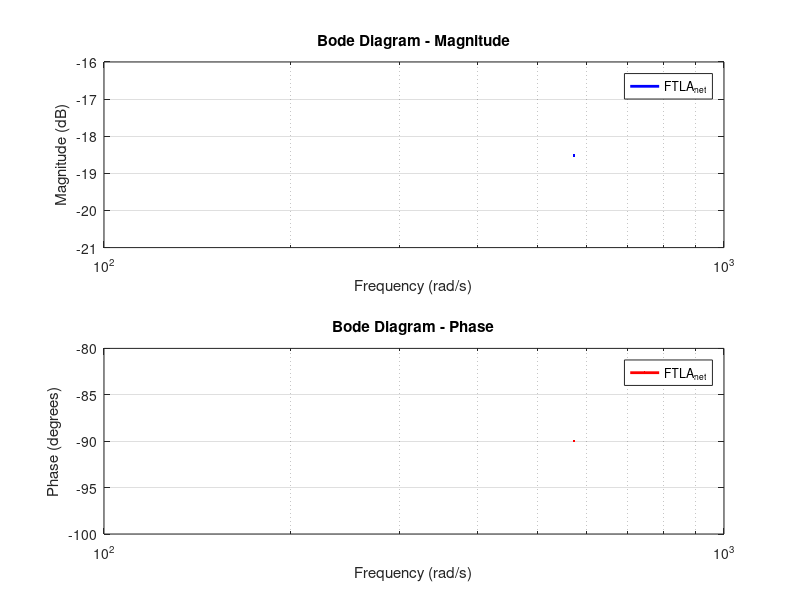
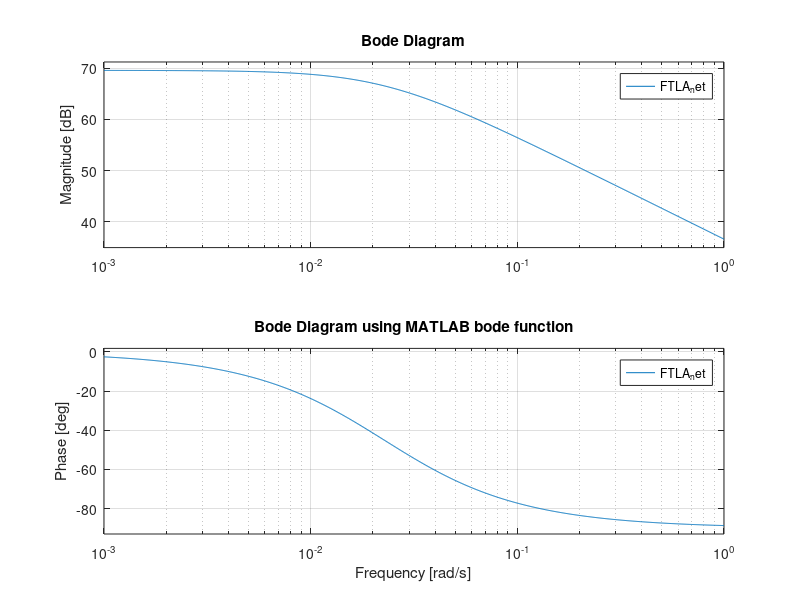

Write MATLAB code to recreate these figures, in order. (Note: this script raises an error after producing the figures.)
% Parameters from the first image
V_in = 48;          % Bus voltage [V]
R_a = 0.016;        % Armature resistance [Ω]
v_t = 18;            % armature voltage
i_a = 100;           % armature current [A]
i_f = 1.6 ;           %  field current [A]
V_trip = 1;         % Triangular peak value [V]

% Armature mutual inductance [H]
L_a = (v_t - R_a*i_a )/ 70 * v_t * 2*pi/60 * i_f


% Controller gains
k_i = 1;            % Current sensor gain
kia = 1;            % Current controller gain (?)
kpwm = 1/V_trip;    % PWM gain

% Transfer function G_id(s) = i_a(s)/d(s) = V_in / (R_a + s*L_a)
% Create the transfer function
numerator = V_in;
denominator = [L_a, R_a];
G_id = tf(numerator, denominator);

% Open-loop transfer function FTLA
FTLA_net = k_i * kpwm * G_id;

% Create frequency vector (adjust range as needed)
%omega = logspace(0, 5, 1000); % 10^0 to 10^5 rad/s
omega = 10 * 180/pi;

% Calculate magnitude and phase
[mag, phase] = bode(FTLA_net, omega);
fprintf('Na frequência ωc = %.2f rad/s:\n', omega);

fprintf('  |FTLA(ω)| = %.4f\n', mag);
fprintf('  ∠FTLA(ω) = %.2f°\n', phase);

% Convert to dB for magnitude plot
mag_dB = 20*log10(mag);
fprintf('  |FTLA(ω)| = %.4f\n', mag_dB);

phase_NC = (phase)* 180/pi;
fprintf('  ∠FTLA(ω)| = %.4f \n', phase_NC);


% Create Bode plot
figure;

% Magnitude plot
subplot(2,1,1);
semilogx(omega, mag_dB, 'b', 'LineWidth', 2);
grid on;
xlabel('Frequency (rad/s)');
ylabel('Magnitude (dB)');
title('Bode Diagram - Magnitude');
legend('FTLA_{net}');

% Phase plot
subplot(2,1,2);
semilogx(omega, phase, 'r', 'LineWidth', 2);
grid on;
xlabel('Frequency (rad/s)');
ylabel('Phase (degrees)');
title('Bode Diagram - Phase');
legend('FTLA_{net}');

% Alternative: Use MATLAB's built-in bode plot
figure;
bode(FTLA_net);
grid on;
title('Bode Diagram using MATLAB bode function');

% Display transfer function information
disp('Transfer Function G_id(s):');
disp(G_id);
disp('Open-loop Transfer Function FTLA_net(s):');
disp(FTLA_net);
disp(['DC Gain: ', num2str(dcgain(FTLA_net))]);
disp(['Crossover Frequency: ', num2str(bandwidth(FTLA_net)), ' rad/s']);



%%%%%%%%%%%%%%%%%%%%%%%%%%%%%%%%
%%
%%
% closed loop current
%%
%%
%%%%%%%%%%%%%%%%%%%%%%%%%%%%%%%%
J = 0.018;              % Momento de inércia [kg·m²]
fs = 1.66e4;
fci_ = fs/10;

k_i = 1;                % sensor de corrente
kia = 1;                % controlador de corrente
kpwm = 1/V_trip;        % Ganho PWM

%% MALHA DE CORRENTE - Projeto do Controlador PI
fprintf('=== PROJETO DO CONTROLADOR PI PARA MALHA DE CORRENTE ===\n');

% Frequências de projeto
f_i = 1.66e4;           % Frequência do conversor [Hz]
f_u = f_i / 10;         % Frequência de cruzamento [Hz]
w_d = 2 * pi * f_u;     % Frequência angular de cruzamento [rad/s]

fprintf('Frequência de cruzamento: f_u = %.2f Hz\n', f_u);
fprintf('Frequência angular de cruzamento: w_d = %.2f rad/s\n', w_d);

% Margem de fase desejada
M_p = 60 * pi/180;      % 60 graus em radianos
fprintf('Margem de fase desejada: M_p = %.2f graus, %.2f rad/s\n', M_p*180/pi, M_p);

% Função de transferência da planta de corrente
G_id = tf(V_in, [L_a, R_a]);
fprintf('\nFunção de transferência G_id(s):\n');
disp(G_id);

% FTLA inicial (malha aberta sem compensador)
FTLA_int = k_i * kpwm * G_id;
fprintf('FTLA inicial (sem compensador):\n');
disp(FTLA_int);

% Avaliar FTLA_int na frequência w_d
[mag_wd, phase_wd] = bode(FTLA_int, w_d);
mag_wd = squeeze(mag_wd);
phase_wd = squeeze(phase_wd);

fprintf('\nNa frequência w_d = %.2f rad/s:\n', w_d);
fprintf('|FTLA_int(w_d)| = %.4f\n', mag_wd);
fprintf('arg(FTLA_int(w_d)) = %.2f graus\n', phase_wd);

angPI = (M_p - pi - phase_wd*pi/180)*180/pi

% Cálculo do zero do compensador 
w_z = w_d/tan(M_p - pi/2 - phase_wd* pi/180); % Fase necessária do compensador

tau_z = 1/w_z;

k_ci = w_d/(sqrt(w_z^2 + w_d^2)*(mag_wd))
fprintf('Frequência do zero do compensador: w_z = %.2f rad/s\n', w_z);


% Controlador PI: C_i(s) = k_ci * (s + w_z) / s
C_i = k_ci * tf([1, w_z], [1, 0]);

fprintf('\nControlador PI C_i(s):\n');
disp(C_i);

% FTLA com compensador
FTLA_comp = FTLA_int * C_i;

% Malha fechada de corrente
G_cl_current = feedback(FTLA_comp, 1);
fprintf('Função de transferência de malha fechada de corrente:\n');
disp(G_cl_current);

%%  MALHA DE VELOCIDADE
fprintf('\n=== MALHA DE VELOCIDADE ===\n');

% Função de transferência da planta de velocidade
% G_n(w) = (30/pi) * (L_af * I_f) / (j * w * J)
% Convertendo para função de transferência no domínio s:
% G_n(s) = K / s, onde K = (30/pi) * (L_af * I_f) / J

% Cálculo do ganho k_d
k_d = 1 / (mag_wd * sqrt(1 + (w_d/w_z)^2));
fprintf('Ganho do compensador: k_d = %.4f\n', k_d);


K_vel = (30/pi) * (L_af * I_f) / J;
fprintf('Ganho da planta de velocidade: K_vel = %.4f\n', K_vel);

G_vel = tf(K_vel, [1, 0]);
fprintf('Função de transferência G_vel(s):\n');
disp(G_vel);

% Considerando k_s = 1 (ganho do sensor de velocidade)
k_s = 1;
FILA_vel = (1/k_s) * k_s * G_vel;  % FTLA para malha de velocidade
fprintf('FTLA para malha de velocidade:\n');
disp(FILA_vel);

%% PLOTS DOS DIAGRAMAS DE BODE
fprintf('\n===  DIAGRAMAS DE BODE ===\n');

% Frequência para análise
w = logspace(0, 6, 1000);  % 1 a 1e6 rad/s

% Figura 1: Malha de Corrente
figure('Position', [100, 100, 1200, 800]);

subplot(2,2,1);
[mag_int, phase_int] = bode(FTLA_int, w);
mag_int = squeeze(mag_int); phase_int = squeeze(phase_int);
semilogx(w, 20*log10(mag_int), 'b', 'LineWidth', 2); hold on;
[mag_comp, phase_comp] = bode(FTLA_comp, w);
mag_comp = squeeze(mag_comp); phase_comp = squeeze(phase_comp);
semilogx(w, 20*log10(mag_comp), 'r', 'LineWidth', 2);
grid on; title('Malha de Corrente - Magnitude'); 
xlabel('Frequência (rad/s)'); ylabel('Magnitude (dB)');
legend('FTLA_{inicial}', 'FTLA_{compensada}', 'Location', 'best');

subplot(2,2,2);
semilogx(w, phase_int, 'b', 'LineWidth', 2); hold on;
semilogx(w, phase_comp, 'r', 'LineWidth', 2);
grid on; title('Malha de Corrente - Fase');
xlabel('Frequência (rad/s)'); ylabel('Fase (graus)');
legend('FTLA_{inicial}', 'FTLA_{compensada}', 'Location', 'best');

subplot(2,2,3);
[mag_cl, phase_cl] = bode(G_cl_current, w);
mag_cl = squeeze(mag_cl); phase_cl = squeeze(phase_cl);
semilogx(w, 20*log10(mag_cl), 'g', 'LineWidth', 2);
grid on; title('Malha Fechada de Corrente - Magnitude');
xlabel('Frequência (rad/s)'); ylabel('Magnitude (dB)');

subplot(2,2,4);
semilogx(w, phase_cl, 'g', 'LineWidth', 2);
grid on; title('Malha Fechada de Corrente - Fase');
xlabel('Frequência (rad/s)'); ylabel('Fase (graus)');

% Figura 2: Malha de Velocidade
figure('Position', [100, 100, 800, 600]);

[mag_vel, phase_vel] = bode(FILA_vel, w);
mag_vel = squeeze(mag_vel); phase_vel = squeeze(phase_vel);

subplot(2,1,1);
semilogx(w, 20*log10(mag_vel), 'm', 'LineWidth', 2);
grid on; title('Malha de Velocidade - Magnitude');
xlabel('Frequência (rad/s)'); ylabel('Magnitude (dB)');

subplot(2,1,2);
semilogx(w, phase_vel, 'm', 'LineWidth', 2);
grid on; title('Malha de Velocidade - Fase');
xlabel('Frequência (rad/s)'); ylabel('Fase (graus)');

%% ANÁLISE DE ESTABILIDADE
fprintf('\n=== ANÁLISE DE ESTABILIDADE ===\n');

% Margens de ganho e fase para malha de corrente compensada
[Gm_current, Pm_current, Wcg_current, Wcp_current] = margin(FTLA_comp);
fprintf('Malha de Corrente Compensada:\n');
fprintf('Margem de Ganho: %.2f dB em %.2f rad/s\n', 20*log10(Gm_current), Wcg_current);
fprintf('Margem de Fase: %.2f graus em %.2f rad/s\n', Pm_current, Wcp_current);

% Margens para malha de velocidade
[Gm_vel, Pm_vel, Wcg_vel, Wcp_vel] = margin(FILA_vel);
fprintf('\nMalha de Velocidade:\n');
fprintf('Margem de Ganho: %.2f dB em %.2f rad/s\n', 20*log10(Gm_vel), Wcg_vel);
fprintf('Margem de Fase: %.2f graus em %.2f rad/s\n', Pm_vel, Wcp_vel);

%% PLOTS USANDO FUNÇÃO BODE DO MATLAB
figure('Position', [100, 100, 1000, 800]);

subplot(2,2,1);
bode(FTLA_int); grid on; title('FTLA Inicial de Corrente');
subplot(2,2,2);
bode(FTLA_comp); grid on; title('FTLA Compensada de Corrente');
subplot(2,2,3);
bode(G_cl_current); grid on; title('Malha Fechada de Corrente');
subplot(2,2,4);
bode(FILA_vel); grid on; title('FTLA Malha de Velocidade');

%% RESPOSTA AO DEGRAU - MALHA FECHADA DE CORRENTE
figure('Position', [100, 100, 800, 400]);
t = 0:0.0001:0.02; % Tempo de 0 a 20ms
step(G_cl_current, t);
grid on; title('Resposta ao Degrau - Malha Fechada de Corrente');
xlabel('Tempo (s)'); ylabel('Amplitude');

% Informações da resposta ao degrau
stepinfo_current = stepinfo(G_cl_current);
fprintf('\nCaracterísticas da Resposta ao Degrau - Malha de Corrente:\n');
fprintf('Tempo de subida: %.4f s\n', stepinfo_current.RiseTime);
fprintf('Sobre-sinal: %.2f%%\n', stepinfo_current.Overshoot);
fprintf('Tempo de estabilização: %.4f s\n', stepinfo_current.SettlingTime);

%%%%%%%%%%%%%%%%%%%%%%%%%%%%%%%%
%%
%%
% closed loop voltage
%%
%%
%%%%%%%%%%%%%%%%%%%%%%%%%%%%%%%%
% % Controlador PI de corrente
% C_i = k_d * tf([1, w_z], [1, 0]);
% 
% % FTLA com compensador de corrente
% FTLA_comp = FTLA_int * C_i;
% 
% % Malha fechada de corrente
% G_cl_current = feedback(FTLA_comp, 1);
% 
% %% MALHA DE TENSÃO - Projeto do Controlador PI
% fprintf('\n=== PROJETO DO CONTROLADOR PI PARA MALHA DE TENSÃO ===\n');
% 
% % Considerando que a tensão é controlada através da corrente de campo
% % Para um motor CC: V_t = K_v * w_m + R_a * I_a
% % Onde K_v = L_af * I_f
% 
% K_v = L_af * I_f;       % Constante de tensão
% fprintf('Constante de tensão K_v = L_af * I_f = %.4f\n', K_v);
% 
% % Supondo uma dinâmica de primeira ordem para a tensão
% % Com constante de tempo τ_v (a ser determinada)
% G_v = tf(K_v, [tau_z, 1]);  % Planta de tensão
% 
% fprintf('Função de transferência da planta de tensão G_v(s):\n');
% disp(G_v);
% 
% % FTLA inicial para tensão (considerando malha de corrente fechada)
% % A malha de tensão vê a malha de corrente como um bloco
% FTLA_v_int = G_cl_current * G_v;
% fprintf('FTLA inicial para tensão (com malha de corrente fechada):\n');
% disp(FTLA_v_int);
% 
% % Avaliar FTLA_v_int na frequência w_c1
% [mag_wc1, phase_wc1] = bode(FTLA_v_int, w_d);
% mag_wc1 = squeeze(mag_wc1);
% phase_wc1 = squeeze(phase_wc1);
% 
% fprintf('\nNa frequência w_c1 = %.2f rad/s:\n', w_c1);
% fprintf('|FTLA_v_int(w_c1)| = %.4f\n', mag_wc1);
% fprintf('arg(FTLA_v_int(w_c1)) = %.2f graus\n', phase_wc1);
% 
% %Cálculo do compensador PI para tensão
% % avgPIL = (M_b - pi - arg(FTLA_v_int(w_c1))) * 180/pi
% avgPIL = (M_b - pi - phase_wc1*pi/180) * 180/pi;
% fprintf('avgPIL = %.2f graus\n', avgPIL);
% 
% % Cálculo do polo do compensador (ω_p)
% phase_comp_req = M_b - 180 - phase_wc1; % Fase necessária do compensador
% fprintf('Fase necessária do compensador: %.2f graus\n', phase_comp_req);
% 
% if phase_comp_req > -90
%     w_p = w_c1 * tan(phase_comp_req * pi/180);
% else
%     w_p = w_c1 / tan(-phase_comp_req * pi/180 - pi/2);
% end
% 
% fprintf('Frequência do polo do compensador: w_p = %.4f rad/s\n', w_p);
% 
% % Cálculo do ganho k_o
% k_o = 1 / (mag_wc1 * sqrt(1 + (w_c1/w_p)^2));
% fprintf('Ganho do compensador: k_o = %.6f\n', k_o);
% 
% %  Controlador PI para tensão: C_v(s) = k_o * (s + w_p) / s
% C_v = k_o * tf([1, w_p], [1, 0]);
% fprintf('\nControlador PI para tensão C_v(s):\n');
% disp(C_v);
% 
% % FTLA com compensador de tensão
% FTLA_v_comp = FTLA_v_int * C_v;
% 
% % Malha fechada de tensão
% G_cl_voltage = feedback(FTLA_v_comp, 1);
% fprintf('Função de transferência de malha fechada de tensão:\n');
% disp(G_cl_voltage);
% 
% %%  PLOTS DOS DIAGRAMAS DE BODE - MALHA DE TENSÃO
% fprintf('\n=== DIAGRAMAS DE BODE - MALHA DE TENSÃO ===\n');
% 
% % Frequência para análise
% w = logspace(-1, 4, 1000);  % 0.1 a 10000 rad/s
% 
% figure('Position', [100, 100, 1200, 800]);
% 
% % Subplot 1: Magnitude
% subplot(2,2,1);
% [mag_v_int, phase_v_int] = bode(FTLA_v_int, w);
% mag_v_int = squeeze(mag_v_int); phase_v_int = squeeze(phase_v_int);
% [mag_v_comp, phase_v_comp] = bode(FTLA_v_comp, w);
% mag_v_comp = squeeze(mag_v_comp); phase_v_comp = squeeze(phase_v_comp);
% 
% semilogx(w, 20*log10(mag_v_int), 'b', 'LineWidth', 2); hold on;
% semilogx(w, 20*log10(mag_v_comp), 'r', 'LineWidth', 2);
% grid on; title('Malha de Tensão - Magnitude'); 
% xlabel('Frequência (rad/s)'); ylabel('Magnitude (dB)');
% legend('FTLA_{v inicial}', 'FTLA_{v compensada}', 'Location', 'best');
% 
% % Subplot 2: Fase
% subplot(2,2,2);
% semilogx(w, phase_v_int, 'b', 'LineWidth', 2); hold on;
% semilogx(w, phase_v_comp, 'r', 'LineWidth', 2);
% grid on; title('Malha de Tensão - Fase');
% xlabel('Frequência (rad/s)'); ylabel('Fase (graus)');
% legend('FTLA_{v inicial}', 'FTLA_{v compensada}', 'Location', 'best');
% 
% % Subplot 3: Malha Fechada de Tensão - Magnitude
% subplot(2,2,3);
% [mag_cl_v, phase_cl_v] = bode(G_cl_voltage, w);
% mag_cl_v = squeeze(mag_cl_v); phase_cl_v = squeeze(phase_cl_v);
% semilogx(w, 20*log10(mag_cl_v), 'g', 'LineWidth', 2);
% grid on; title('Malha Fechada de Tensão - Magnitude');
% xlabel('Frequência (rad/s)'); ylabel('Magnitude (dB)');
% 
% % Subplot 4: Malha Fechada de Tensão - Fase
% subplot(2,2,4);
% semilogx(w, phase_cl_v, 'g', 'LineWidth', 2);
% grid on; title('Malha Fechada de Tensão - Fase');
% xlabel('Frequência (rad/s)'); ylabel('Fase (graus)');
% 
% %% 4. PLOTS COMPARATIVOS - TODAS AS MALHAS
% figure('Position', [100, 100, 1200, 600]);
% 
% % Magnitude de todas as malhas
% subplot(1,2,1);
% [mag_cl_curr, ~] = bode(G_cl_current, w);
% mag_cl_curr = squeeze(mag_cl_curr);
% semilogx(w, 20*log10(mag_cl_curr), 'b', 'LineWidth', 2); hold on;
% semilogx(w, 20*log10(mag_cl_v), 'r', 'LineWidth', 2);
% grid on; title('Comparação - Magnitude das Malhas Fechadas');
% xlabel('Frequência (rad/s)'); ylabel('Magnitude (dB)');
% legend('Malha de Corrente', 'Malha de Tensão', 'Location', 'best');
% 
% % Fase de todas as malhas
% subplot(1,2,2);
% [~, phase_cl_curr] = bode(G_cl_current, w);
% phase_cl_curr = squeeze(phase_cl_curr);
% semilogx(w, phase_cl_curr, 'b', 'LineWidth', 2); hold on;
% semilogx(w, phase_cl_v, 'r', 'LineWidth', 2);
% grid on; title('Comparação - Fase das Malhas Fechadas');
% xlabel('Frequência (rad/s)'); ylabel('Fase (graus)');
% legend('Malha de Corrente', 'Malha de Tensão', 'Location', 'best');
% 
% %% 5. ANÁLISE DE ESTABILIDADE - MALHA DE TENSÃO
% fprintf('\n=== ANÁLISE DE ESTABILIDADE - MALHA DE TENSÃO ===\n');
% 
% % Margens de ganho e fase para malha de tensão compensada
% [Gm_voltage, Pm_voltage, Wcg_voltage, Wcp_voltage] = margin(FTLA_v_comp);
% fprintf('Malha de Tensão Compensada:\n');
% fprintf('Margem de Ganho: %.2f dB em %.2f rad/s\n', 20*log10(Gm_voltage), Wcg_voltage);
% fprintf('Margem de Fase: %.2f graus em %.2f rad/s\n', Pm_voltage, Wcp_voltage);
% 
% % Verificação na frequência de cruzamento w_c1
% [mag_check, phase_check] = bode(FTLA_v_comp, w_c1);
% mag_check = squeeze(mag_check);
% fprintf('\nVerificação em w_c1 = %.2f rad/s:\n', w_c1);
% fprintf('|FTLA_v_comp(w_c1)| = %.4f (0 dB esperado)\n', mag_check);
% fprintf('Ganho em dB: %.2f dB\n', 20*log10(mag_check));
% 
% %% 6. RESPOSTA AO DEGRAU - MALHA FECHADA DE TENSÃO
% figure('Position', [100, 100, 800, 400]);
% t = 0:0.001:0.1; % Tempo de 0 a 100ms
% step(G_cl_voltage, t);
% grid on; title('Resposta ao Degrau - Malha Fechada de Tensão');
% xlabel('Tempo (s)'); ylabel('Amplitude');
% 
% % Informações da resposta ao degrau
% stepinfo_voltage = stepinfo(G_cl_voltage);
% fprintf('\nCaracterísticas da Resposta ao Degrau - Malha de Tensão:\n');
% fprintf('Tempo de subida: %.4f s\n', stepinfo_voltage.RiseTime);
% fprintf('Sobre-sinal: %.2f%%\n', stepinfo_voltage.Overshoot);
% fprintf('Tempo de estabilização: %.4f s\n', stepinfo_voltage.SettlingTime);
% 
% %% 7. PLOTS USANDO FUNÇÃO BODE DO MATLAB
% figure('Position', [100, 100, 1000, 800]);
% 
% subplot(2,2,1);
% bode(FTLA_v_int); grid on; title('FTLA Inicial de Tensão');
% subplot(2,2,2);
% bode(FTLA_v_comp); grid on; title('FTLA Compensada de Tensão');
% subplot(2,2,3);
% bode(G_cl_voltage); grid on; title('Malha Fechada de Tensão');
% subplot(2,2,4);
% margin(FTLA_v_comp); grid on; title('Margens de Estabilidade - Tensão');
% 
% fprintf('\n=== PROJETO CONCLUÍDO ===\n');
% fprintf('Controlador PI de Tensão projetado com sucesso!\n');
% fprintf('Frequência de cruzamento: %.2f Hz\n', f_0);
% fprintf('Margem de fase obtida: %.2f graus\n', Pm_voltage);
% 
